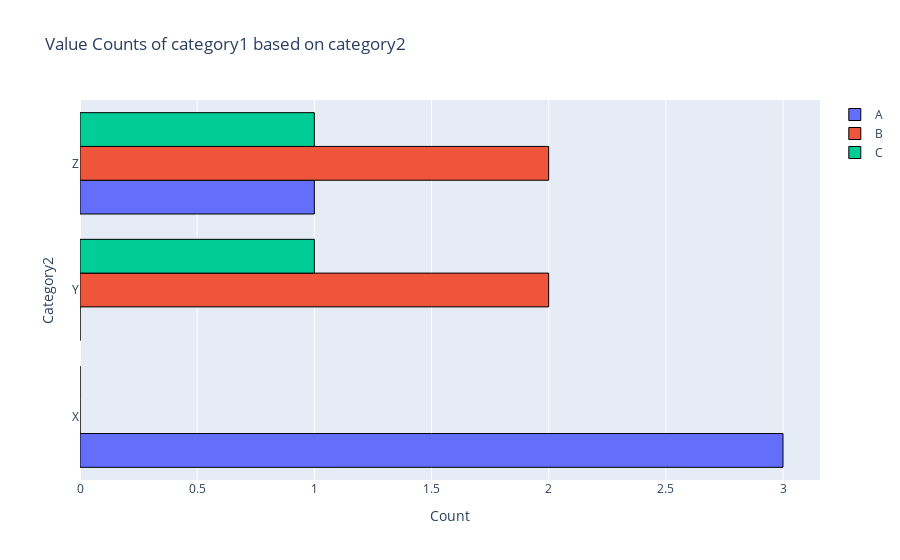

The code cell stored with this chart in its notebook:
### Code cell
import pandas as pd
import plotly.graph_objects as go

# Sample DataFrame
data = {
    'category1': ['A', 'B', 'A', 'C', 'B', 'B', 'A', 'C', 'A', 'B'],
    'category2': ['X', 'Y', 'X', 'Z', 'Y', 'Z', 'X', 'Y', 'Z', 'Z'],
}
df = pd.DataFrame(data)

# Calculate the value counts of each category1 within each category2
value_counts = df.groupby(['category1', 'category2']).size().unstack(fill_value=0)

# Create a clustered bar chart
fig = go.Figure()

for category1 in value_counts.index:
    fig.add_trace(go.Bar(
        y=value_counts.columns,
        x=value_counts.loc[category1],
        name=category1,
        orientation='h',
        marker=dict(line=dict(width=1, color='black'))
    ))

# Customize layout
fig.update_layout(
    title='Value Counts of category1 based on category2',
    xaxis=dict(title='Count'),
    yaxis=dict(title='Category2'),
    barmode='group'  # Change to 'group' for clustered bar chart
)

# Show the plot
fig.show()

### Figure 1 — Plotly figure (JSON) as saved in the notebook; plotly's stock layout.template omitted (floating-point values rounded to 4 significant figures)
{"data": [{"marker": {"line": {"color": "black", "width": 1}}, "name": "A", "orientation": "h", "type": "bar", "x": [3, 0, 1], "y": ["X", "Y", "Z"]}, {"marker": {"line": {"color": "black", "width": 1}}, "name": "B", "orientation": "h", "type": "bar", "x": [0, 2, 2], "y": ["X", "Y", "Z"]}, {"marker": {"line": {"color": "black", "width": 1}}, "name": "C", "orientation": "h", "type": "bar", "x": [0, 1, 1], "y": ["X", "Y", "Z"]}], "layout": {"barmode": "group", "title": {"text": "Value Counts of category1 based on category2"}, "xaxis": {"title": {"text": "Count"}}, "yaxis": {"title": {"text": "Category2"}}}}
